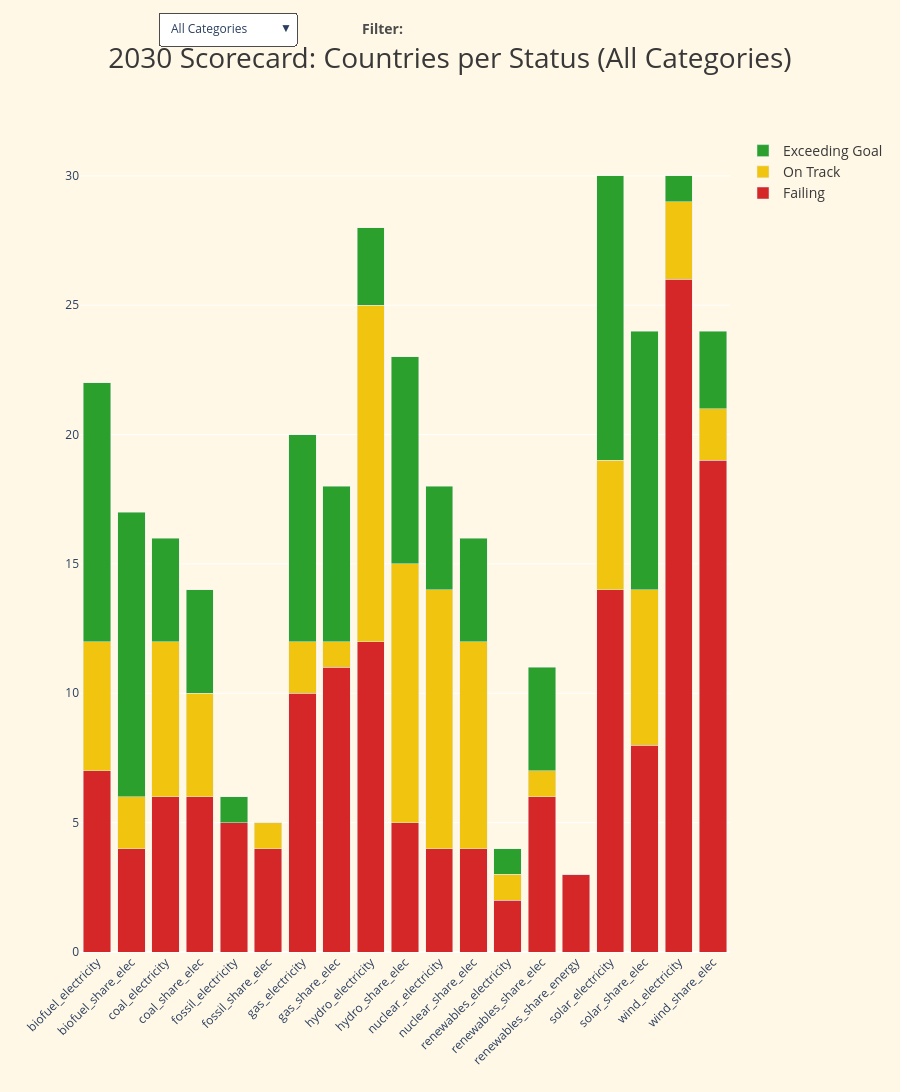

Notebook cell for this chart:
### Code cell
# =====================================================================
# 6. STACKED BAR CHART (EUROPE) - UPDATED HEIGHT ONLY
# =====================================================================
import plotly.graph_objects as go
import os

fig_bar = go.Figure()

# Order for stacking: Bottom to Top (Failing -> On Track -> Exceeding)
target_order = ["Failing", "On Track", "Exceeding Goal"]

for cat in categories:
    dff = df_valid if cat == "All Categories" else df_valid[df_valid['source_cat'] == cat]
    grouped = dff.groupby(['energy_metric', 'judgement']).size().unstack(fill_value=0).reset_index()
    
    # Ensure all columns exist to avoid errors
    for s in target_order:
        if s not in grouped.columns:
            grouped[s] = 0
    
    # Adding traces in specific order for stacking
    for s in target_order: 
        fig_bar.add_trace(go.Bar(
            x=grouped['energy_metric'],
            y=grouped[s],
            name=s,
            marker_color=color_map[s],
            visible=(cat == "All Categories")
        ))

# Multi-category buttons (each category handles 3 traces)
buttons_bar = [
    dict(
        label=cat,
        method="update",
        args=[{"visible": [i//3 == idx for i in range(len(categories)*3)]},
              {"title.text": f"2030 Scorecard: Countries per Status ({cat})"}]
    )
    for idx, cat in enumerate(categories)
]

fig_bar.update_layout(
    height=1450, 
    barmode='stack',
    title=dict(
        text="2030 Scorecard: Countries per Status (All Categories)",
        x=0.5, xanchor="center",
        font=dict(size=28, color="#383838")
    ),
    paper_bgcolor="#FFF8E7",
    plot_bgcolor="#FFF8E7",
    xaxis_tickangle=-45,
    
    legend=dict(
        orientation="v", 
        yanchor="top", y=1, 
        xanchor="left", x=1.02,
        traceorder="reversed", 
        font=dict(size=14, color="#383838")
    ),
    updatemenus=[dict(
        active=0, buttons=buttons_bar, 
        x=0.12, xanchor="left",
        y=1.15, yanchor="top",
        bgcolor="white", bordercolor="#4c4c4c", borderwidth=1
    )],
    annotations=[
        dict(
            text="<b>Filter:</b>",
            y=1.13,
            xref="paper", yref="paper",
            showarrow=False, xanchor="right", yanchor="middle",
            font=dict(size=14, color="#4c4c4c")
        )
    ],
    margin=dict(t=120, b=140)
)

# Show & Save
fig_bar.show()
fig_bar.write_html(os.path.join(output_dir, "24_europe_stacked_bar.html"))

### Figure 1 — Plotly figure (JSON) as saved in the notebook; plotly's stock layout.template omitted (floating-point values rounded to 4 significant figures)
{"data": [{"marker": {"color": "#d62728"}, "name": "Failing", "type": "bar", "visible": true, "x": ["biofuel_electricity", "biofuel_share_elec", "coal_electricity", "coal_share_elec", "fossil_electricity", "fossil_share_elec", "gas_electricity", "gas_share_elec", "hydro_electricity", "hydro_share_elec", "nuclear_electricity", "nuclear_share_elec", "renewables_electricity", "renewables_share_elec", "renewables_share_energy", "solar_electricity", "solar_share_elec", "wind_electricity", "wind_share_elec"], "y": [7, 4, 6, 6, 5, 4, 10, 11, 12, 5, 4, 4, 2, 6, 3, 14, 8, 26, 19]}, {"marker": {"color": "#f1c40f"}, "name": "On Track", "type": "bar", "visible": true, "x": ["biofuel_electricity", "biofuel_share_elec", "coal_electricity", "coal_share_elec", "fossil_electricity", "fossil_share_elec", "gas_electricity", "gas_share_elec", "hydro_electricity", "hydro_share_elec", "nuclear_electricity", "nuclear_share_elec", "renewables_electricity", "renewables_share_elec", "renewables_share_energy", "solar_electricity", "solar_share_elec", "wind_electricity", "wind_share_elec"], "y": [5, 2, 6, 4, 0, 1, 2, 1, 13, 10, 10, 8, 1, 1, 0, 5, 6, 3, 2]}, {"marker": {"color": "#2ca02c"}, "name": "Exceeding Goal", "type": "bar", "visible": true, "x": ["biofuel_electricity", "biofuel_share_elec", "coal_electricity", "coal_share_elec", "fossil_electricity", "fossil_share_elec", "gas_electricity", "gas_share_elec", "hydro_electricity", "hydro_share_elec", "nuclear_electricity", "nuclear_share_elec", "renewables_electricity", "renewables_share_elec", "renewables_share_energy", "solar_electricity", "solar_share_elec", "wind_electricity", "wind_share_elec"], "y": [10, 11, 4, 4, 1, 0, 8, 6, 3, 8, 4, 4, 1, 4, 0, 11, 10, 1, 3]}, {"marker": {"color": "#d62728"}, "name": "Failing", "type": "bar", "visible": false, "x": ["biofuel_electricity", "biofuel_share_elec"], "y": [7, 4]}, {"marker": {"color": "#f1c40f"}, "name": "On Track", "type": "bar", "visible": false, "x": ["biofuel_electricity", "biofuel_share_elec"], "y": [5, 2]}, {"marker": {"color": "#2ca02c"}, "name": "Exceeding Goal", "type": "bar", "visible": false, "x": ["biofuel_electricity", "biofuel_share_elec"], "y": [10, 11]}, {"marker": {"color": "#d62728"}, "name": "Failing", "type": "bar", "visible": false, "x": ["coal_electricity", "coal_share_elec"], "y": [6, 6]}, {"marker": {"color": "#f1c40f"}, "name": "On Track", "type": "bar", "visible": false, "x": ["coal_electricity", "coal_share_elec"], "y": [6, 4]}, {"marker": {"color": "#2ca02c"}, "name": "Exceeding Goal", "type": "bar", "visible": false, "x": ["coal_electricity", "coal_share_elec"], "y": [4, 4]}, {"marker": {"color": "#d62728"}, "name": "Failing", "type": "bar", "visible": false, "x": ["hydro_electricity", "hydro_share_elec"], "y": [12, 5]}, {"marker": {"color": "#f1c40f"}, "name": "On Track", "type": "bar", "visible": false, "x": ["hydro_electricity", "hydro_share_elec"], "y": [13, 10]}, {"marker": {"color": "#2ca02c"}, "name": "Exceeding Goal", "type": "bar", "visible": false, "x": ["hydro_electricity", "hydro_share_elec"], "y": [3, 8]}, {"marker": {"color": "#d62728"}, "name": "Failing", "type": "bar", "visible": false, "x": ["gas_electricity", "gas_share_elec"], "y": [10, 11]}, {"marker": {"color": "#f1c40f"}, "name": "On Track", "type": "bar", "visible": false, "x": ["gas_electricity", "gas_share_elec"], "y": [2, 1]}, {"marker": {"color": "#2ca02c"}, "name": "Exceeding Goal", "type": "bar", "visible": false, "x": ["gas_electricity", "gas_share_elec"], "y": [8, 6]}, {"marker": {"color": "#d62728"}, "name": "Failing", "type": "bar", "visible": false, "x": ["nuclear_electricity", "nuclear_share_elec"], "y": [4, 4]}, {"marker": {"color": "#f1c40f"}, "name": "On Track", "type": "bar", "visible": false, "x": ["nuclear_electricity", "nuclear_share_elec"], "y": [10, 8]}, {"marker": {"color": "#2ca02c"}, "name": "Exceeding Goal", "type": "bar", "visible": false, "x": ["nuclear_electricity", "nuclear_share_elec"], "y": [4, 4]}, {"marker": {"color": "#d62728"}, "name": "Failing", "type": "bar", "visible": false, "x": ["solar_electricity", "solar_share_elec"], "y": [14, 8]}, {"marker": {"color": "#f1c40f"}, "name": "On Track", "type": "bar", "visible": false, "x": ["solar_electricity", "solar_share_elec"], "y": [5, 6]}, {"marker": {"color": "#2ca02c"}, "name": "Exceeding Goal", "type": "bar", "visible": false, "x": ["solar_electricity", "solar_share_elec"], "y": [11, 10]}, {"marker": {"color": "#d62728"}, "name": "Failing", "type": "bar", "visible": false, "x": ["fossil_electricity", "fossil_share_elec"], "y": [5, 4]}, {"marker": {"color": "#f1c40f"}, "name": "On Track", "type": "bar", "visible": false, "x": ["fossil_electricity", "fossil_share_elec"], "y": [0, 1]}, {"marker": {"color": "#2ca02c"}, "name": "Exceeding Goal", "type": "bar", "visible": false, "x": ["fossil_electricity", "fossil_share_elec"], "y": [1, 0]}, {"marker": {"color": "#d62728"}, "name": "Failing", "type": "bar", "visible": false, "x": ["renewables_electricity", "renewables_share_elec", "renewables_share_energy"], "y": [2, 6, 3]}, {"marker": {"color": "#f1c40f"}, "name": "On Track", "type": "bar", "visible": false, "x": ["renewables_electricity", "renewables_share_elec", "renewables_share_energy"], "y": [1, 1, 0]}, {"marker": {"color": "#2ca02c"}, "name": "Exceeding Goal", "type": "bar", "visible": false, "x": ["renewables_electricity", "renewables_share_elec", "renewables_share_energy"], "y": [1, 4, 0]}, {"marker": {"color": "#d62728"}, "name": "Failing", "type": "bar", "visible": false, "x": ["wind_electricity", "wind_share_elec"], "y": [26, 19]}, {"marker": {"color": "#f1c40f"}, "name": "On Track", "type": "bar", "visible": false, "x": ["wind_electricity", "wind_share_elec"], "y": [3, 2]}, {"marker": {"color": "#2ca02c"}, "name": "Exceeding Goal", "type": "bar", "visible": false, "x": ["wind_electricity", "wind_share_elec"], "y": [1, 3]}], "layout": {"annotations": [{"font": {"color": "#4c4c4c", "size": 14}, "showarrow": false, "text": "<b>Filter:</b>", "xanchor": "right", "xref": "paper", "y": 1.13, "yanchor": "middle", "yref": "paper"}], "barmode": "stack", "height": 1450, "legend": {"font": {"color": "#383838", "size": 14}, "orientation": "v", "traceorder": "reversed", "x": 1.02, "xanchor": "left", "y": 1, "yanchor": "top"}, "margin": {"b": 140, "t": 120}, "paper_bgcolor": "#FFF8E7", "plot_bgcolor": "#FFF8E7", "title": {"font": {"color": "#383838", "size": 28}, "text": "2030 Scorecard: Countries per Status (All Categories)", "x": 0.5, "xanchor": "center"}, "updatemenus": [{"active": 0, "bgcolor": "white", "bordercolor": "#4c4c4c", "borderwidth": 1, "buttons": [{"args": [{"visible": [true, true, true, false, false, false, false, false, false, false, false, false, false, false, false, false, false, false, false, false, false, false, false, false, false, false, false, false, false, false]}, {"title.text": "2030 Scorecard: Countries per Status (All Categories)"}], "label": "All Categories", "method": "update"}, {"args": [{"visible": [false, false, false, true, true, true, false, false, false, false, false, false, false, false, false, false, false, false, false, false, false, false, false, false, false, false, false, false, false, false]}, {"title.text": "2030 Scorecard: Countries per Status (Biofuel)"}], "label": "Biofuel", "method": "update"}, {"args": [{"visible": [false, false, false, false, false, false, true, true, true, false, false, false, false, false, false, false, false, false, false, false, false, false, false, false, false, false, false, false, false, false]}, {"title.text": "2030 Scorecard: Countries per Status (Coal)"}], "label": "Coal", "method": "update"}, {"args": [{"visible": [false, false, false, false, false, false, false, false, false, true, true, true, false, false, false, false, false, false, false, false, false, false, false, false, false, false, false, false, false, false]}, {"title.text": "2030 Scorecard: Countries per Status (Hydro)"}], "label": "Hydro", "method": "update"}, {"args": [{"visible": [false, false, false, false, false, false, false, false, false, false, false, false, true, true, true, false, false, false, false, false, false, false, false, false, false, false, false, false, false, false]}, {"title.text": "2030 Scorecard: Countries per Status (Natural Gas)"}], "label": "Natural Gas", "method": "update"}, {"args": [{"visible": [false, false, false, false, false, false, false, false, false, false, false, false, false, false, false, true, true, true, false, false, false, false, false, false, false, false, false, false, false, false]}, {"title.text": "2030 Scorecard: Countries per Status (Nuclear)"}], "label": "Nuclear", "method": "update"}, {"args": [{"visible": [false, false, false, false, false, false, false, false, false, false, false, false, false, false, false, false, false, false, true, true, true, false, false, false, false, false, false, false, false, false]}, {"title.text": "2030 Scorecard: Countries per Status (Solar)"}], "label": "Solar", "method": "update"}, {"args": [{"visible": [false, false, false, false, false, false, false, false, false, false, false, false, false, false, false, false, false, false, false, false, false, true, true, true, false, false, false, false, false, false]}, {"title.text": "2030 Scorecard: Countries per Status (Total Fossil)"}], "label": "Total Fossil", "method": "update"}, {"args": [{"visible": [false, false, false, false, false, false, false, false, false, false, false, false, false, false, false, false, false, false, false, false, false, false, false, false, true, true, true, false, false, false]}, {"title.text": "2030 Scorecard: Countries per Status (Total Renewables)"}], "label": "Total Renewables", "method": "update"}, {"args": [{"visible": [false, false, false, false, false, false, false, false, false, false, false, false, false, false, false, false, false, false, false, false, false, false, false, false, false, false, false, true, true, true]}, {"title.text": "2030 Scorecard: Countries per Status (Wind)"}], "label": "Wind", "method": "update"}], "x": 0.12, "xanchor": "left", "y": 1.15, "yanchor": "top"}], "xaxis": {"tickangle": -45}}}
